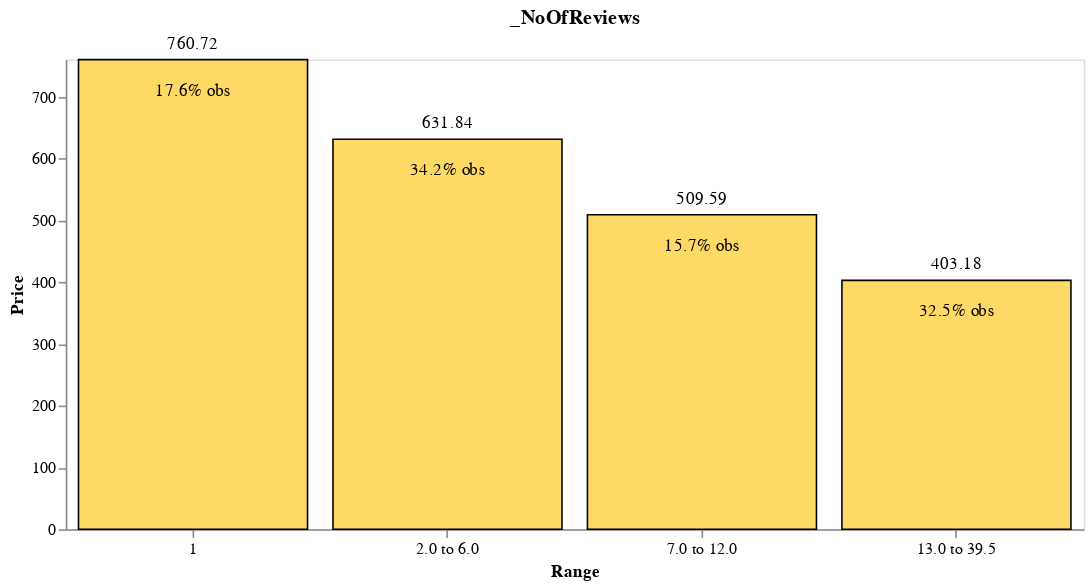

The notebook cell this image was saved under:
### Code cell
resultdf,model=DtreeCreator(ReadyforModel_v10,'_NoOfReviews','Price',debth=2,M='Regressor')
PlotDtreeGraph2(resultdf)

### Figure 1 — Vega-Lite specification as saved in the notebook (floating-point values rounded to 4 significant figures)
{"config": {"view": {"continuousWidth": 300, "continuousHeight": 300}, "axis": {"grid": false}}, "layer": [{"mark": {"type": "bar", "color": "#ffd966", "stroke": "black"}, "encoding": {"tooltip": [{"field": "Range", "type": "nominal"}, {"field": "Pred", "type": "quantitative"}, {"field": "Counts", "type": "quantitative"}], "x": {"axis": {"labelAngle": 0}, "field": "Range", "sort": {"field": "yield", "order": "descending"}, "type": "nominal"}, "y": {"field": "Pred", "title": "Price", "type": "quantitative"}}}, {"mark": {"type": "text", "align": "center", "baseline": "bottom", "dy": -5}, "encoding": {"text": {"field": "Pred", "type": "quantitative"}, "tooltip": [{"field": "Range", "type": "nominal"}, {"field": "Pred", "type": "quantitative"}, {"field": "Counts", "type": "quantitative"}], "x": {"axis": {"labelAngle": 0}, "field": "Range", "sort": {"field": "yield", "order": "descending"}, "type": "nominal"}, "y": {"field": "Pred", "title": "Price", "type": "quantitative"}}}, {"mark": {"type": "text", "align": "center", "baseline": "bottom", "color": "#000000", "dy": 25}, "encoding": {"text": {"field": "Counts%", "type": "nominal"}, "tooltip": [{"field": "Range", "type": "nominal"}, {"field": "Pred", "type": "quantitative"}, {"field": "Counts", "type": "quantitative"}], "x": {"axis": {"labelAngle": 0}, "field": "Range", "sort": {"field": "yield", "order": "descending"}, "type": "nominal"}, "y": {"field": "Pred", "title": "Price", "type": "quantitative"}}}], "data": {"name": "data-6dffb955c293a117c9d8549553647d6b"}, "encoding": {"y": {"field": "Pred", "scale": {"domain": [0, 760.9]}, "type": "quantitative"}}, "height": 300, "title": "_NoOfReviews ", "width": 650, "$schema": "https://vega.github.io/schema/vega-lite/v5.15.1.json", "datasets": {"data-6dffb955c293a117c9d8549553647d6b": [{"Pred": 760.7, "VariableName": "_NoOfReviews", "X_min": 1.0, "X_max": 1.0, "Counts": 977, "Counts%": "17.6% obs", "Range": 1.0}, {"Pred": 631.8, "VariableName": "_NoOfReviews", "X_min": 2.0, "X_max": 6.0, "Counts": 1897, "Counts%": "34.2% obs", "Range": "2.0 to 6.0"}, {"Pred": 509.6, "VariableName": "_NoOfReviews", "X_min": 7.0, "X_max": 12.0, "Counts": 872, "Counts%": "15.7% obs", "Range": "7.0 to 12.0"}, {"Pred": 403.2, "VariableName": "_NoOfReviews", "X_min": 13.0, "X_max": 39.5, "Counts": 1807, "Counts%": "32.5% obs", "Range": "13.0 to 39.5"}]}}
